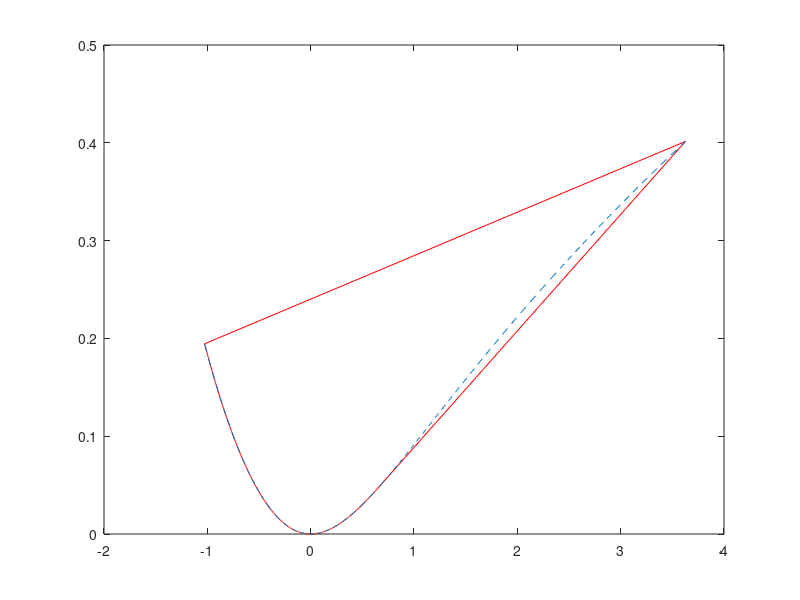
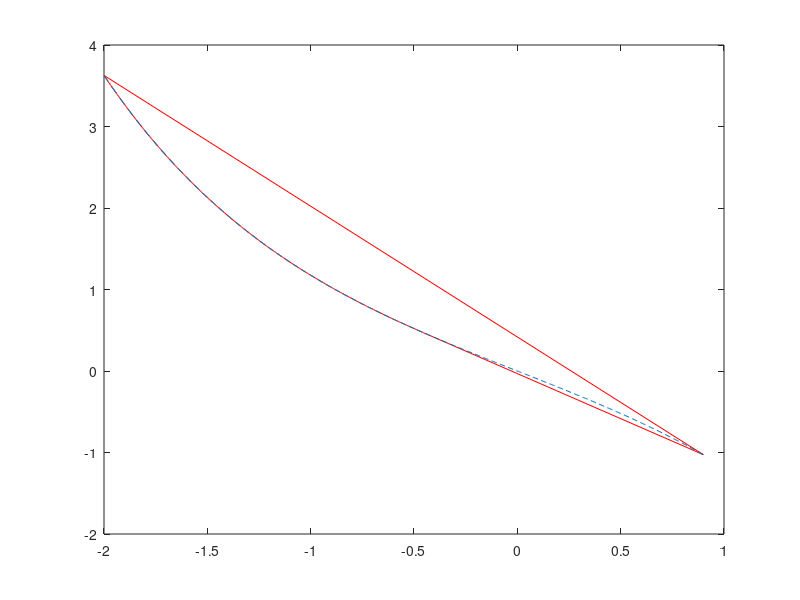
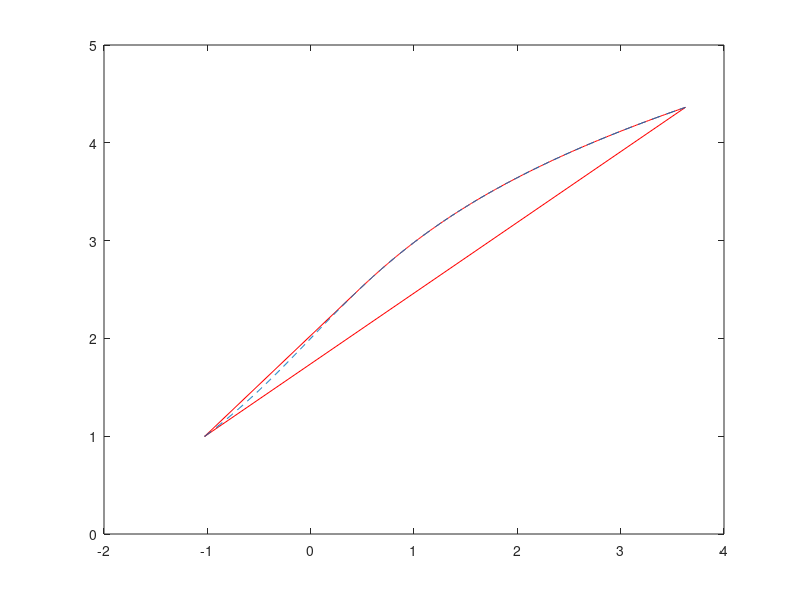

MATLAB code for these plots, in order: (Note: this script raises an error after producing the figures.)
clc
clear
close all
 load data3
 x=[-.9:0.005:2];%x(2,1:500);
 u=sinh((x));%u(2:501);Auto trexei
% x1=x;
% x=u;
% u=x1;

% for i=1:length(x)
%     if x(i)>=0
%         u(i)=sqrt(x1(i));
%     else
%         u(i)=-sqrt(x1(i));
%     end
% end
        % u(100)=0;
% x(100)=0;
for i=1:length(x)
    b(i)=0;
    db(i)=0;
    xx=x(i);
    U=u(i);
    if (xx+.1*U(1)+2)<1e-2
        b(i)=+0.5*(((xx+.1*U(1)+2-2*0.01)/0.01)^2-1)-log(0.01)+.5*(xx+.1*U(1))+log(2);
        %                 b=b+0.5*(((xx(1)+2-2*0.000001)/0.000001)^2-1)-log(0.000001)+.5*(xx(1))+log(2);
    else
        b(i)=-log(xx+.1*U(1)+2)+log(2)+0.5*(xx+.1*U(1));%+log(WW(j));%+log(WW(j)-l(j))+G(j,i)*U(i);
        %           b=b-log(xx(1)+2)+log(2)+0.5*(xx(1));%+log(WW(j));%+log(WW(j)-l(j))+G(j,i)*U(i);
        
    end
    
    xr=xx+1e-5;
    xl=xx-1e-5;
        br(i)=-log(xr+.1*U(1)+2)+log(2)+0.5*(xr+.1*U(1));%+log(WW(j));%+log(WW(j)-l(j))+G(j,i)*U(i);
        bl(i)=-log(xl+.1*U(1)+2)+log(2)+0.5*(xl+.1*U(1));%+log(WW(j));%+log(WW(j)-l(j))+G(j,i)*U(i);
        db1(i)=.5*(br(i)-bl(i))/1e-5;
    
    
    if (xx+.1*U(1)+2)<1e-2
        db(i)=+0.5*2*0.1*(xx+0.1*U+2-2*0.01)/0.01^2+0.5*0.1;
        %                 b=b+0.5*(((xx(1)+2-2*0.000001)/0.000001)^2-1)-log(0.000001)+.5*(xx(1))+log(2);
    else
        db(i)=-0.1/(xx+0.1*U+2)+0.5*0.1;%+log(WW(j));%+log(WW(j)-l(j))+G(j,i)*U(i);
        %           b=b-log(xx(1)+2)+log(2)+0.5*(xx(1));%+log(WW(j));%+log(WW(j)-l(j))+G(j,i)*U(i);
        
    end
    ud(i)=(u(i))*db(i);
    ll(i)=xx+.1*U(1)+2;
end
% plot(u,b,'+')
% hold on
% figure
% plot(u,ud,'o')
% figure
% plot(u,db1)
% % 
% % 
%  for i=2:length(x)
%      
% %     d(i-1)=(u(i)-u(i-1))*(db(i)-db(i-1));
%        if x(i)>-0.7
%     ud1(i)=u(i)*db(i)*1/[-1.64];
%        else
%     ud1(i)=u(i)*db(i)*1/[(u(i)-u(i-1))/(x(i)-x(i-1))];
%        end
% l(i)=[(u(i)-u(i-1))/(x(i)-x(i-1))];
% end
% figure
%  plot(u,ud1,'+')
% 
%  
%  k=0;
%  for i=1:500
%      k=k+1;
%      if x(i)>-0.7
%          lx(k+1)=x(i);
%          ly(k+1)=u(i);
%      end
%  end
  k = convhull(u,b);
plot(u(k),b(k),'r-',u,b,'--')


figure 
k = convhull(-x,u);
plot(-x(k),u(k),'r-',-x,u,'--')

figure 
k = convhull(u,ll);
plot(u(k),ll(k),'r-',u,ll,'--')


syms x
f=-log(asinh(x)+.1*x+2)+log(2)+0.5*(asinh(x)+.1*x);
df2=diff(f,x,2);
df=diff(f,x);
f1=tanh(x)+x;
df1=diff(f1,x);
df12=diff(f1,x,2);
l=1/(f1+2)^2*df1^2+(.5-1/(f1+2))*df12;
l1=1/(f1+2)^2*df1^2;
l2=(.5-1/(f1+2));
l3=df12;
figure
ezplot(l2);hold on;ezplot(l3)
ezplot(l);hold on;
figure
ezplot(df2,[min(u),max(u)])
figure
ezplot(l2,[min(u),max(u)]);hold on;ezplot(l3,[min(u),max(u)])





